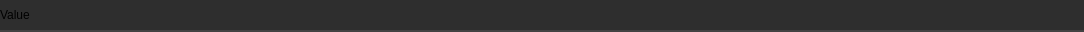
<?xml version="1.0" encoding="UTF-8"?>
<ui version="4.0">
 <class>Widget</class>
 <widget class="QWidget" name="Widget">
  <property name="geometry">
   <rect>
    <x>0</x>
    <y>0</y>
    <width>1084</width>
    <height>32</height>
   </rect>
  </property>
  <property name="minimumSize">
   <size>
    <width>0</width>
    <height>0</height>
   </size>
  </property>
  <property name="maximumSize">
   <size>
    <width>16777215</width>
    <height>97</height>
   </size>
  </property>
  <property name="windowTitle">
   <string>Form</string>
  </property>
  <property name="styleSheet">
   <string notr="true">.QWidget {
    font: 580 10pt &quot;Segoe UI&quot;;
    border: 2px solid black;
    border-radius: 0px;
    border-left: 0px;
    border-right: 0px;
	border-top: 0px;
    border-color: rgba(66, 66, 66, 255);
    padding: 8px;
    padding-left: 6px;
    padding-right: 6px;
    color: #e5e5e5;
    background-color: #2e2e2e;
}

.QWidget::hover {
}
.QWidget::selected {
    background-color: #515965;
}</string>
  </property>
  <layout class="QVBoxLayout" name="verticalLayout">
   <property name="spacing">
    <number>0</number>
   </property>
   <property name="leftMargin">
    <number>0</number>
   </property>
   <property name="topMargin">
    <number>0</number>
   </property>
   <property name="rightMargin">
    <number>0</number>
   </property>
   <property name="bottomMargin">
    <number>0</number>
   </property>
   <item>
    <widget class="QFrame" name="frame">
     <property name="maximumSize">
      <size>
       <width>16777215</width>
       <height>32</height>
      </size>
     </property>
     <property name="styleSheet">
      <string notr="true">.QFrame {
    font: 580 10pt &quot;Segoe UI&quot;;
    border: 2px solid black;
    border-radius: 0px;
    border-left: 0px;
    border-right: 0px;
	border-top: 0px;
    border-color: rgba(66, 66, 66, 255);
    color: #e5e5e5;
    background-color: #2e2e2e;
}

.QFrame::hover {
}
.QFrame::selected {
    background-color: #515965;
}</string>
     </property>
     <property name="frameShape">
      <enum>QFrame::StyledPanel</enum>
     </property>
     <property name="frameShadow">
      <enum>QFrame::Raised</enum>
     </property>
     <property name="lineWidth">
      <number>0</number>
     </property>
     <layout class="QHBoxLayout" name="horizontalLayout_2">
      <property name="spacing">
       <number>16</number>
      </property>
      <property name="leftMargin">
       <number>0</number>
      </property>
      <property name="topMargin">
       <number>0</number>
      </property>
      <property name="rightMargin">
       <number>0</number>
      </property>
      <property name="bottomMargin">
       <number>0</number>
      </property>
      <item>
       <widget class="QLabel" name="label">
        <property name="styleSheet">
         <string notr="true">border:0px;
background-color: rgba(255, 255, 255, 0);
font: 8pt &quot;Segoe UI&quot;;

</string>
        </property>
        <property name="text">
         <string>Value</string>
        </property>
       </widget>
      </item>
      <item>
       <widget class="QLineEdit" name="value">
        <property name="styleSheet">
         <string notr="true">QLineEdit {
    border: 0px solid #d0d0d0;
    border-color: rgba(94, 94, 94, 255);
    border-radius: 2px;
    padding: 2px;
    color: #e5e5e5;
background-color: #2e2e2e;

}
</string>
        </property>
       </widget>
      </item>
     </layout>
    </widget>
   </item>
  </layout>
 </widget>
 <resources/>
 <connections/>
</ui>
